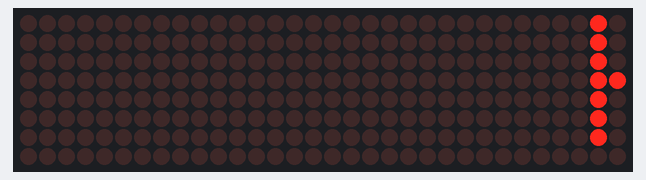
Bench run of a sketch on a simulated Arduino Uno, built with avr-gcc and run on an emulated ATmega328P. Shown: 32×8 LED matrix.

Above: at 0.11 s.
At 1.41 s:
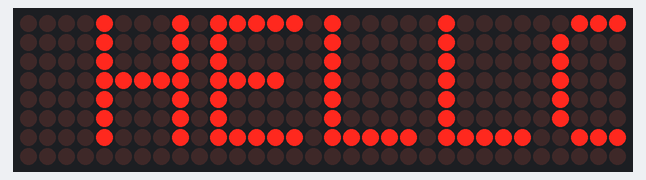
At 2.71 s:
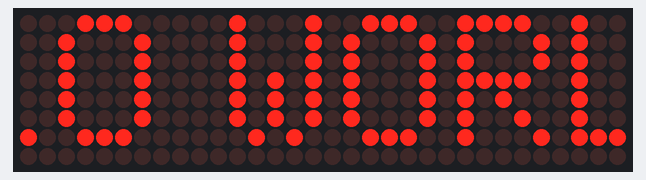
At 5.41 s:
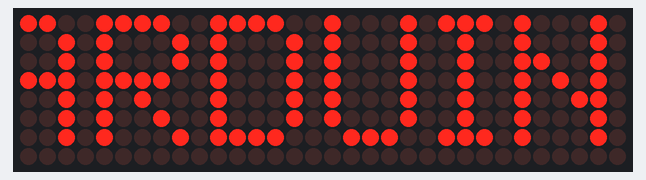
At 8.01 s:
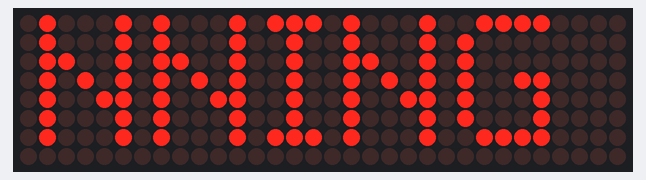
At 10.7 s:
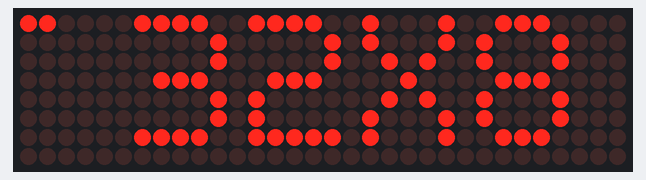

Measured:
- by itself, everything shown: repeats every 13.1 s, in 242 steps
- what the display in image 5 shows lasts 1.0 s, from 10.7 s to 11.7 s

The sketch:

Arduino_32x8_LED_Matrix_Running_Text_MAX7219.ino
```cpp
/*
========================================================
PROJECT NAME:
Arduino 32x8 LED Matrix Running Text (MAX7219)

DESCRIPTION:
This project displays smooth scrolling text on a 32x8 LED
matrix using MAX7219 modules. The text scrolls continuously
from right to left with adjustable speed and brightness.

COMPONENT LIST:
- Arduino UNO / Nano
- 4x MAX7219 LED Matrix Module (FC-16, 8x8 each)
- Jumper wires
- Optional: External 5V power supply

WIRING:
MAX7219    -> Arduino
VCC        -> 5V
GND        -> GND
DIN        -> D11 (MOSI)
CLK        -> D13 (SCK)
CS (LOAD)  -> D10

NOTE:
- Connect OUT of first module to IN of next module
- Total modules used: 4 (32x8 display)

LIBRARIES REQUIRED:
- MD_Parola
- MD_MAX72XX
- SPI
========================================================
*/

#include <MD_Parola.h>
#include <MD_MAX72xx.h>
#include <SPI.h>

// ========================
// Hardware Configuration
// ========================
#define HARDWARE_TYPE MD_MAX72XX::FC16_HW
#define MAX_DEVICES   4

#define DATA_PIN  11
#define CLK_PIN   13
#define CS_PIN    10

// Create display object
MD_Parola display = MD_Parola(HARDWARE_TYPE, DATA_PIN, CLK_PIN, CS_PIN, MAX_DEVICES);

// ========================
// Text Configuration
// ========================
char message[] = "HELLO WORLD - ARDUINO RUNNING TEXT 32X8 ";

// ========================
// Setup
// ========================
void setup() {
  display.begin();

  display.setIntensity(5);   // Brightness (0-15)
  display.setSpeed(50);      // Scroll speed (lower = faster)
  display.setPause(1000);    // Pause time (ms)

  display.displayText(
    message,
    PA_LEFT,
    50,
    1000,
    PA_SCROLL_LEFT,
    PA_SCROLL_LEFT
  );
}

// ========================
// Main Loop
// ========================
void loop() {
  if (display.displayAnimate()) {
    display.displayReset();
  }
}
```
